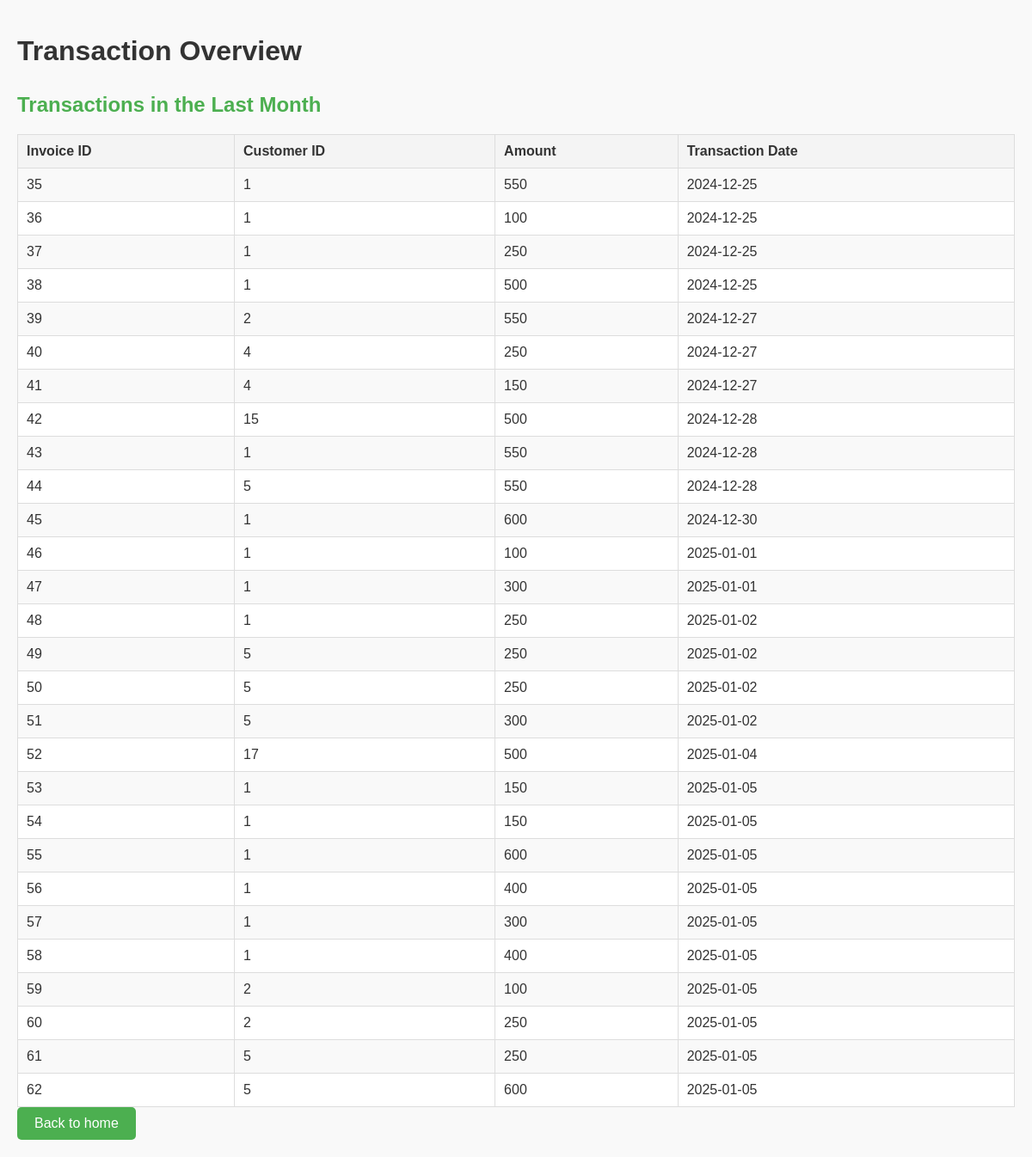
/All.php, run on the app's committed database.
### tables this page shows
CREATE TABLE `invoice` (
  `invoiceID` int(11) NOT NULL,
  `artistID` int(11) DEFAULT NULL,
  `customerID` int(11) DEFAULT NULL,
  `trackID` int(11) DEFAULT NULL,
  `genreID` int(11) DEFAULT NULL,
  `date` date DEFAULT NULL,
  `totalprice` double DEFAULT NULL,
  `paymentmethod` varchar(30) DEFAULT NULL
);

### All.php (the view, shortened to what this page needs)
<?php
require_once('DBconnect.php');
$query = "SELECT * FROM invoice";
$result = mysqli_query($conn, $query);
function displayTransactions($result, $title) {
    if ($result && mysqli_num_rows($result) > 0) {
        echo "<h2>$title</h2>";
        echo "<table>
                <tr>
                    <th>Invoice ID</th>
                    <th>Customer ID</th>
                    <th>Amount</th>
                    <th>Transaction Date</th>
                </tr>";
        while ($row = mysqli_fetch_assoc($result)) {
            echo "<tr>
                    <td>" . htmlspecialchars($row['invoiceID'], ENT_QUOTES, 'UTF-8') . "</td>
                    <td>" . htmlspecialchars($row['customerID'], ENT_QUOTES, 'UTF-8') . "</td>
                    <td>" . htmlspecialchars($row['totalprice'], ENT_QUOTES, 'UTF-8') . "</td>
                    <td>" . htmlspecialchars($row['date'], ENT_QUOTES, 'UTF-8') . "</td>
                </tr>";
        }
        echo "</table>";
    } else {
        echo "<h2>$title</h2><p>No transactions found.</p>";
    }
}
?>
<!DOCTYPE html>
<html lang="en">
<head>
</head>
<body>
    <h1>Transaction Overview</h1>
    <?php
        displayTransactions($result, "Transactions in the Last Month");
    ?>
    <div class='btn-container'>
    <form action='Home-admin.php' method='POST'>
    <button class='back-button' type='submit'>Back to home</button>
    </form></div>
</body>
</html>

### All.php (style rules this page uses)
body { font-family: Arial, sans-serif; margin: 0; padding: 20px; background-color: #f9f9f9; color: #333; }
h2 { color: #4CAF50; margin-top: 30px; }
table { width: 100%; border-collapse: collapse; margin-top: 15px; background: #fff; }
table th, table td { padding: 10px; border: 1px solid #ddd; text-align: left; }
table th { background-color: #f4f4f4; font-weight: bold; }
table tr:nth-child(even) { background-color: #f9f9f9; }
.back-button { background-color: #4CAF50; color: white; padding: 10px 20px; font-size: 16px; border: none; border-radius: 5px; cursor: pointer; text-align: center; text-decoration: none; }

### data on the page
invoice: invoiceID "35", customerID "1", totalprice "550", date "2024-12-25"
invoice: invoiceID "36", customerID "1", totalprice "100", date "2024-12-25"
invoice: invoiceID "37", customerID "1", totalprice "250", date "2024-12-25"
invoice: invoiceID "38", customerID "1", totalprice "500", date "2024-12-25"
invoice: invoiceID "39", customerID "2", totalprice "550", date "2024-12-27"
invoice: invoiceID "40", customerID "4", totalprice "250", date "2024-12-27"
invoice: invoiceID "41", customerID "4", totalprice "150", date "2024-12-27"
invoice: invoiceID "42", customerID "15", totalprice "500", date "2024-12-28"
invoice: invoiceID "43", customerID "1", totalprice "550", date "2024-12-28"
invoice: invoiceID "44", customerID "5", totalprice "550", date "2024-12-28"
invoice: invoiceID "45", customerID "1", totalprice "600", date "2024-12-30"
invoice: invoiceID "46", customerID "1", totalprice "100", date "2025-01-01"
invoice: invoiceID "47", customerID "1", totalprice "300", date "2025-01-01"
invoice: invoiceID "48", customerID "1", totalprice "250", date "2025-01-02"
invoice: invoiceID "49", customerID "5", totalprice "250", date "2025-01-02"
invoice: invoiceID "50", customerID "5", totalprice "250", date "2025-01-02"
invoice: invoiceID "51", customerID "5", totalprice "300", date "2025-01-02"
invoice: invoiceID "52", customerID "17", totalprice "500", date "2025-01-04"
invoice: invoiceID "53", customerID "1", totalprice "150", date "2025-01-05"
invoice: invoiceID "54", customerID "1", totalprice "150", date "2025-01-05"
invoice: invoiceID "55", customerID "1", totalprice "600", date "2025-01-05"
invoice: invoiceID "56", customerID "1", totalprice "400", date "2025-01-05"
invoice: invoiceID "57", customerID "1", totalprice "300", date "2025-01-05"
invoice: invoiceID "58", customerID "1", totalprice "400", date "2025-01-05"
invoice: invoiceID "59", customerID "2", totalprice "100", date "2025-01-05"
invoice: invoiceID "60", customerID "2", totalprice "250", date "2025-01-05"
invoice: invoiceID "61", customerID "5", totalprice "250", date "2025-01-05"
invoice: invoiceID "62", customerID "5", totalprice "600", date "2025-01-05"

### other printed values
$title "Transactions in the Last Month"
